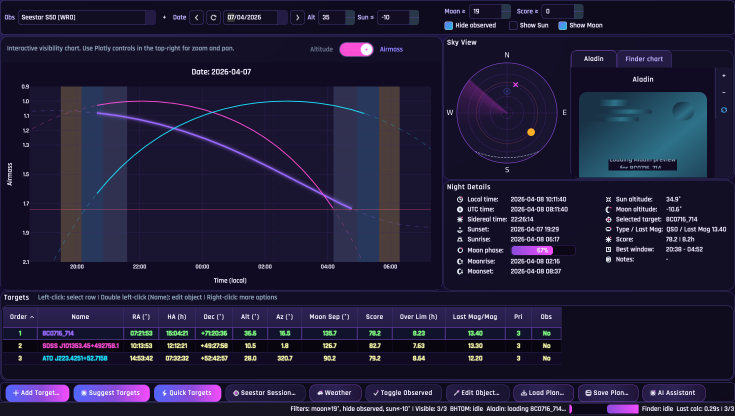
#> input picture docs/screenshots/dashboard-main.png, 1470 x 831 px, found by its file name (shown at 1/2 size)
$ python generate_readme_overlays.py
#> lines starting #> are read from the running program, lines starting #| are printed output that depends on the picture
#!/usr/bin/env python3
"""Generate numbered README overlays for screenshots."""

from __future__ import annotations

import argparse
from pathlib import Path
from typing import Any

from PIL import Image, ImageDraw, ImageFont


OVERLAY_SPECS: dict[str, dict[str, Any]] = {
    "dashboard": {
        "base": "dashboard-main.png",
        "overlay": "dashboard-main-overlay.png",
        "callouts": [
            {"id": 1, "anchor": (0.36, 0.04), "label": (0.05, 0.14)},
            {"id": 2, "anchor": (0.23, 0.36), "label": (0.04, 0.42)},
            {"id": 3, "anchor": (0.80, 0.23), "label": (0.93, 0.12)},
            {"id": 4, "anchor": (0.81, 0.53), "label": (0.93, 0.45)},
            {"id": 5, "anchor": (0.34, 0.79), "label": (0.08, 0.92)},
        ],
    },
    "suggest": {
        "base": "suggest-targets.png",
        "overlay": "suggest-targets-overlay.png",
        "callouts": [
            {"id": 1, "anchor": (0.18, 0.03), "label": (0.04, 0.10)},
            {"id": 2, "anchor": (0.28, 0.07), "label": (0.04, 0.22)},
            {"id": 3, "anchor": (0.33, 0.33), "label": (0.04, 0.43)},
            {"id": 4, "anchor": (0.65, 0.26), "label": (0.91, 0.24)},
            {"id": 5, "anchor": (0.93, 0.06), "label": (0.91, 0.10)},
        ],
    },
    "ai": {
        "base": "ai-assistant.png",
        "overlay": "ai-assistant-overlay.png",
        "callouts": [
            {"id": 1, "anchor": (0.10, 0.16), "label": (0.03, 0.08)},
            {"id": 2, "anchor": (0.48, 0.21), "label": (0.42, 0.06)},
            {"id": 3, "anchor": (0.61, 0.96), "label": (0.84, 0.86)},
            {"id": 4, "anchor": (0.08, 0.52), "label": (0.22, 0.58)},
        ],
    },
}


def _load_font(size: int) -> ImageFont.ImageFont:
    candidates = [
        "/System/Library/Fonts/Supplemental/Arial Bold.ttf",
        "/Library/Fonts/Arial Bold.ttf",
        "DejaVuSans-Bold.ttf",
    ]
    for candidate in candidates:
        try:
            return ImageFont.truetype(candidate, size=size)
        except OSError:
            continue
    return ImageFont.load_default()


def _fraction_to_point(size: tuple[int, int], fraction: tuple[float, float]) -> tuple[int, int]:
    width, height = size
    return (
        int(round(width * float(fraction[0]))),
        int(round(height * float(fraction[1]))),
    )


def _draw_callout(
    draw: ImageDraw.ImageDraw,
    image_size: tuple[int, int],
    callout_id: int,
    anchor_frac: tuple[float, float],
    label_frac: tuple[float, float],
    font: ImageFont.ImageFont,
) -> None:
    width, height = image_size
    anchor = _fraction_to_point(image_size, anchor_frac)
    label = _fraction_to_point(image_size, label_frac)

    line_width = max(3, int(round(min(width, height) * 0.003)))
    anchor_radius = max(6, int(round(min(width, height) * 0.010)))
    bubble_radius = max(14, int(round(min(width, height) * 0.022)))

    line_color = (86, 244, 255, 255)
    anchor_fill = (255, 91, 246, 255)
    anchor_outline = (195, 247, 255, 255)
    bubble_fill = (255, 91, 246, 235)
    bubble_outline = (215, 248, 255, 255)
    text_color = (13, 22, 40, 255)

    draw.line([label, anchor], fill=line_color, width=line_width)
    draw.ellipse(
        (
            anchor[0] - anchor_radius,
            anchor[1] - anchor_radius,
            anchor[0] + anchor_radius,
            anchor[1] + anchor_radius,
        ),
        fill=anchor_fill,
        outline=anchor_outline,
        width=max(2, line_width - 1),
    )
    draw.ellipse(
        (
            label[0] - bubble_radius,
            label[1] - bubble_radius,
            label[0] + bubble_radius,
            label[1] + bubble_radius,
        ),
        fill=bubble_fill,
        outline=bubble_outline,
        width=max(2, line_width - 1),
    )
    text = str(callout_id)
    bbox = draw.textbbox((0, 0), text, font=font)
    text_w = bbox[2] - bbox[0]
    text_h = bbox[3] - bbox[1]
    text_x = int(round(label[0] - text_w / 2))
    text_y = int(round(label[1] - text_h / 2 - 1))
    draw.text((text_x, text_y), text, fill=text_color, font=font)


def _build_overlay(base_path: Path, overlay_path: Path, callouts: list[dict[str, Any]]) -> None:
    with Image.open(base_path) as base_img:
#> base_img is the input picture: PIL image 1470x831 RGBA; mean R, G, B, A 33.1, 29.6, 56.8, 254.6
        image = base_img.convert("RGBA")
    shade = Image.new("RGBA", image.size, (6, 14, 28, 54))
    image.alpha_composite(shade)
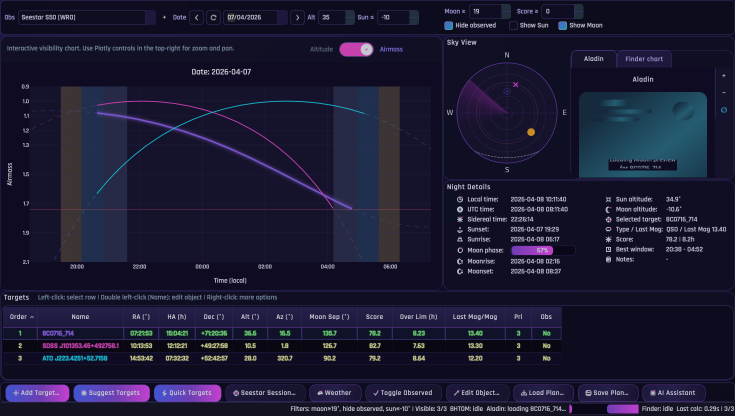
#> image: PIL image 1470x831 RGBA (shown at 1/2 size); mean R, G, B, A 27.3, 26.4, 50.8, 254.7; transparent parts drawn white

    draw = ImageDraw.Draw(image)
    font_size = max(17, int(round(min(image.size) * 0.034)))
#> font_size = 28
    font = _load_font(font_size)

    for callout in callouts:
        _draw_callout(
            draw=draw,
            image_size=image.size,
            callout_id=int(callout["id"]),
            anchor_frac=tuple(callout["anchor"]),
            label_frac=tuple(callout["label"]),
            font=font,
        )

    overlay_path.parent.mkdir(parents=True, exist_ok=True)
    image.save(overlay_path)
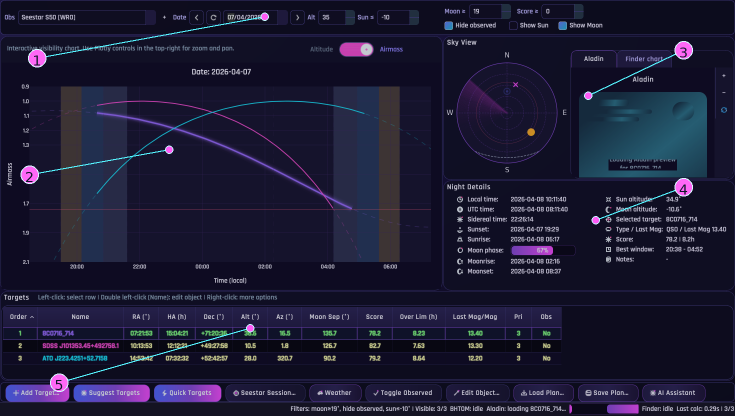
#> saved as dashboard-main-overlay.png: PIL image 1470x831 RGBA (shown at 1/2 size); mean R, G, B, A 28.5, 27.4, 52.3, 254.7; transparent parts drawn white


def _normalize_views(values: list[str]) -> list[str]:
    if not values:
        return list(OVERLAY_SPECS.keys())
    normalized = [value.strip().lower() for value in values]
    if "all" in normalized:
        return list(OVERLAY_SPECS.keys())
    unknown = [value for value in normalized if value not in OVERLAY_SPECS]
    if unknown:
        raise ValueError(f"Unsupported overlay view(s): {', '.join(sorted(set(unknown)))}")
    deduped: list[str] = []
    seen: set[str] = set()
    for value in normalized:
        if value in seen:
            continue
        seen.add(value)
        deduped.append(value)
    return deduped


def main() -> int:
    parser = argparse.ArgumentParser(description="Generate README screenshot overlays.")
    parser.add_argument(
        "--views",
        nargs="+",
        default=["all"],
        help="Overlay views: dashboard suggest ai (or all).",
    )
    parser.add_argument(
        "--screenshots-dir",
        default="docs/screenshots",
        help="Directory with base screenshots and output overlays.",
    )
    args = parser.parse_args()

    screenshots_dir = Path(args.screenshots_dir).resolve()
    views = _normalize_views(list(args.views))
    for view in views:
        spec = OVERLAY_SPECS[view]
        base_path = screenshots_dir / str(spec["base"])
        overlay_path = screenshots_dir / str(spec["overlay"])
        if not base_path.exists():
            raise FileNotFoundError(f"Base screenshot not found: {base_path}")
        _build_overlay(base_path=base_path, overlay_path=overlay_path, callouts=list(spec["callouts"]))
        print(f"overlay: {overlay_path}")
#> pass 2 of the loop in main, `for view in views:`:
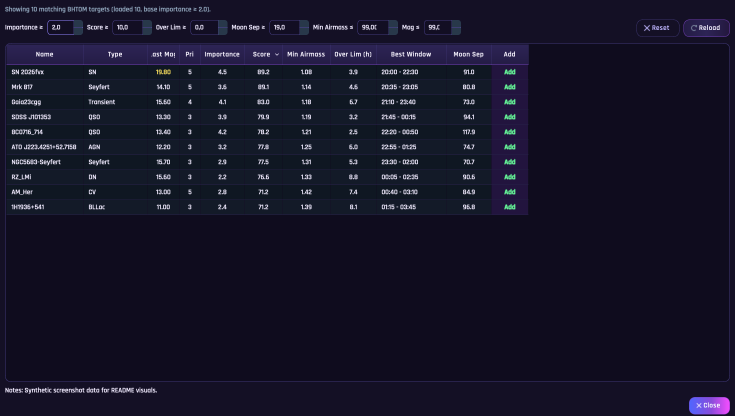
#> input picture docs/screenshots/suggest-targets.png, 1470 x 831 px, found by its file name (shown at 1/2 size)
#> in _build_overlay, base_img is the input picture: PIL image 1470x831 RGBA; mean R, G, B, A 21.8, 20.5, 39.8, 254.5
#> in _build_overlay (call 2), `image.alpha_composite(shade)`:
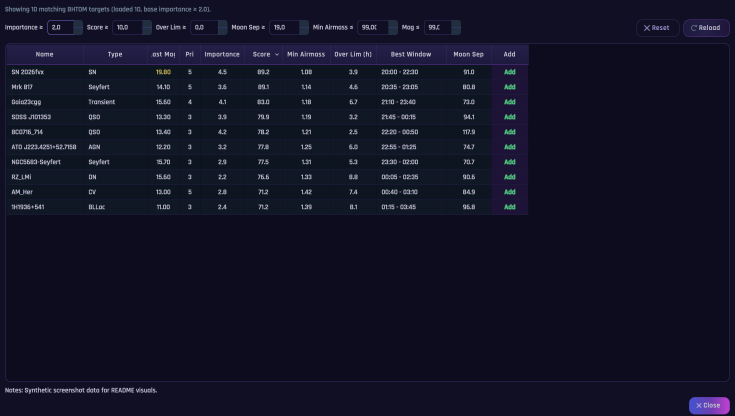
#> image: PIL image 1470x831 RGBA (shown at 1/2 size); mean R, G, B, A 18.3, 18.9, 37.6, 254.6; transparent parts drawn white
#> in _build_overlay (call 2), `image.save(overlay_path)`:
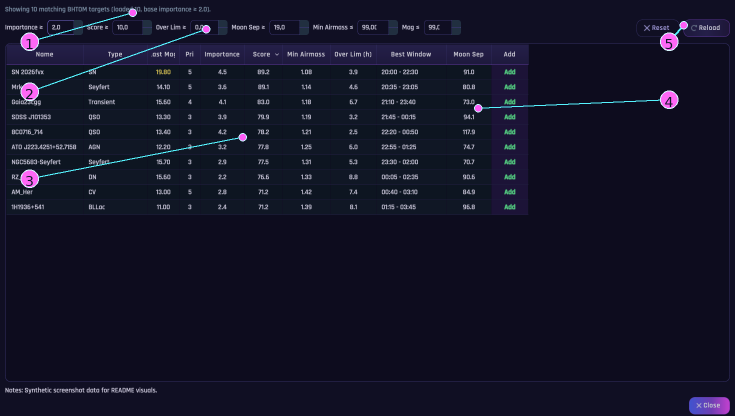
#> saved as suggest-targets-overlay.png: PIL image 1470x831 RGBA (shown at 1/2 size); mean R, G, B, A 19.5, 19.9, 39.1, 254.6; transparent parts drawn white
#> pass 3 of the loop in main, `for view in views:`:
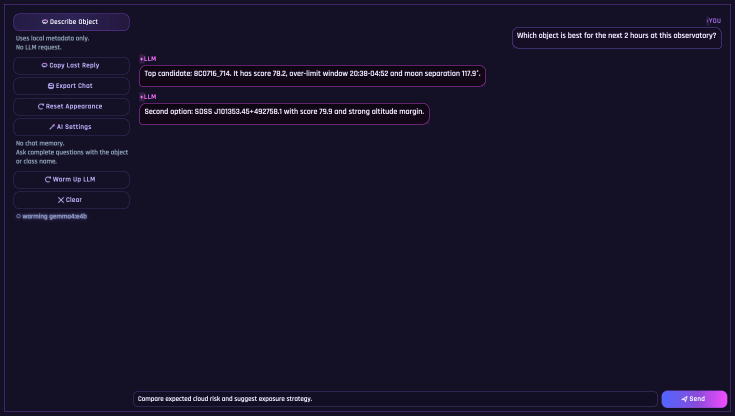
#> input picture docs/screenshots/ai-assistant.png, 1470 x 831 px, found by its file name (shown at 1/2 size)
#> in _build_overlay, base_img is the input picture: PIL image 1470x831 RGBA; mean R, G, B, A 21.9, 16.9, 39.3, 252.2
#> in _build_overlay (call 3), `image.save(overlay_path)`:
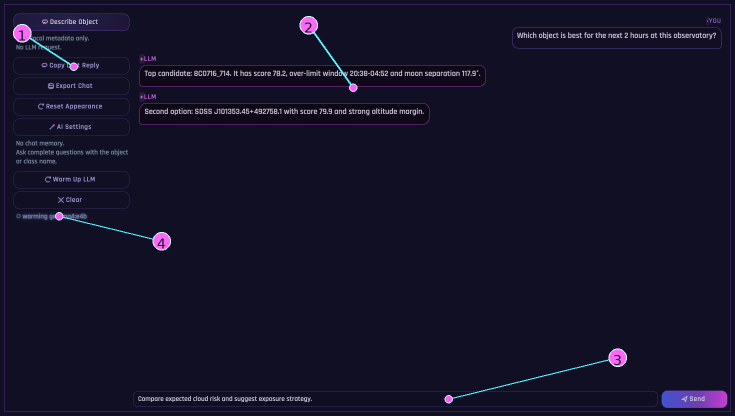
#> saved as ai-assistant-overlay.png: PIL image 1470x831 RGBA (shown at 1/2 size); mean R, G, B, A 19.1, 17.1, 38.5, 253.1; transparent parts drawn white
    return 0


if __name__ == "__main__":
    raise SystemExit(main())
#> (the program exits here)
